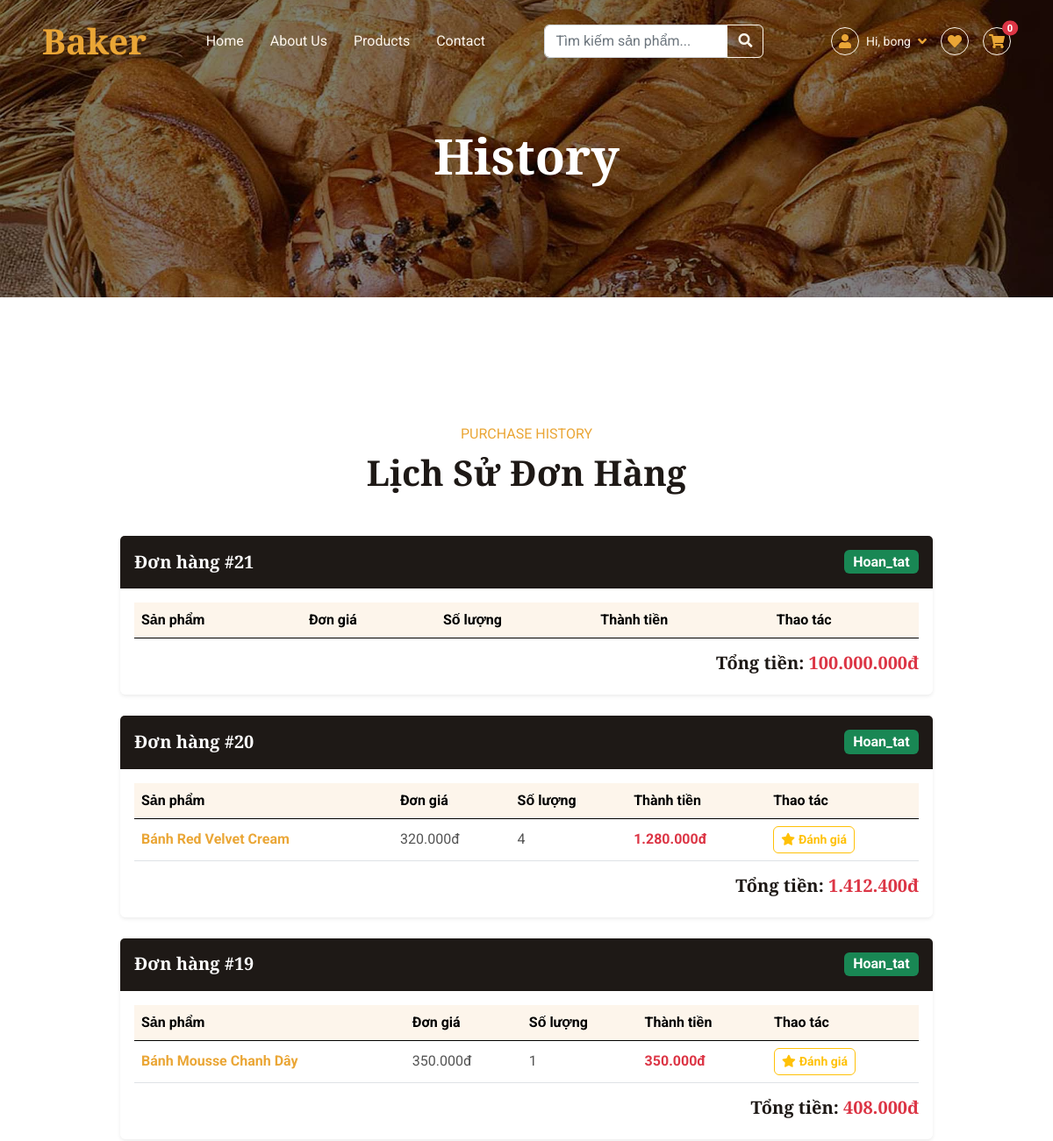
/index.php?page=history (signed in, upper part), run on an earlier commit of the app's database.
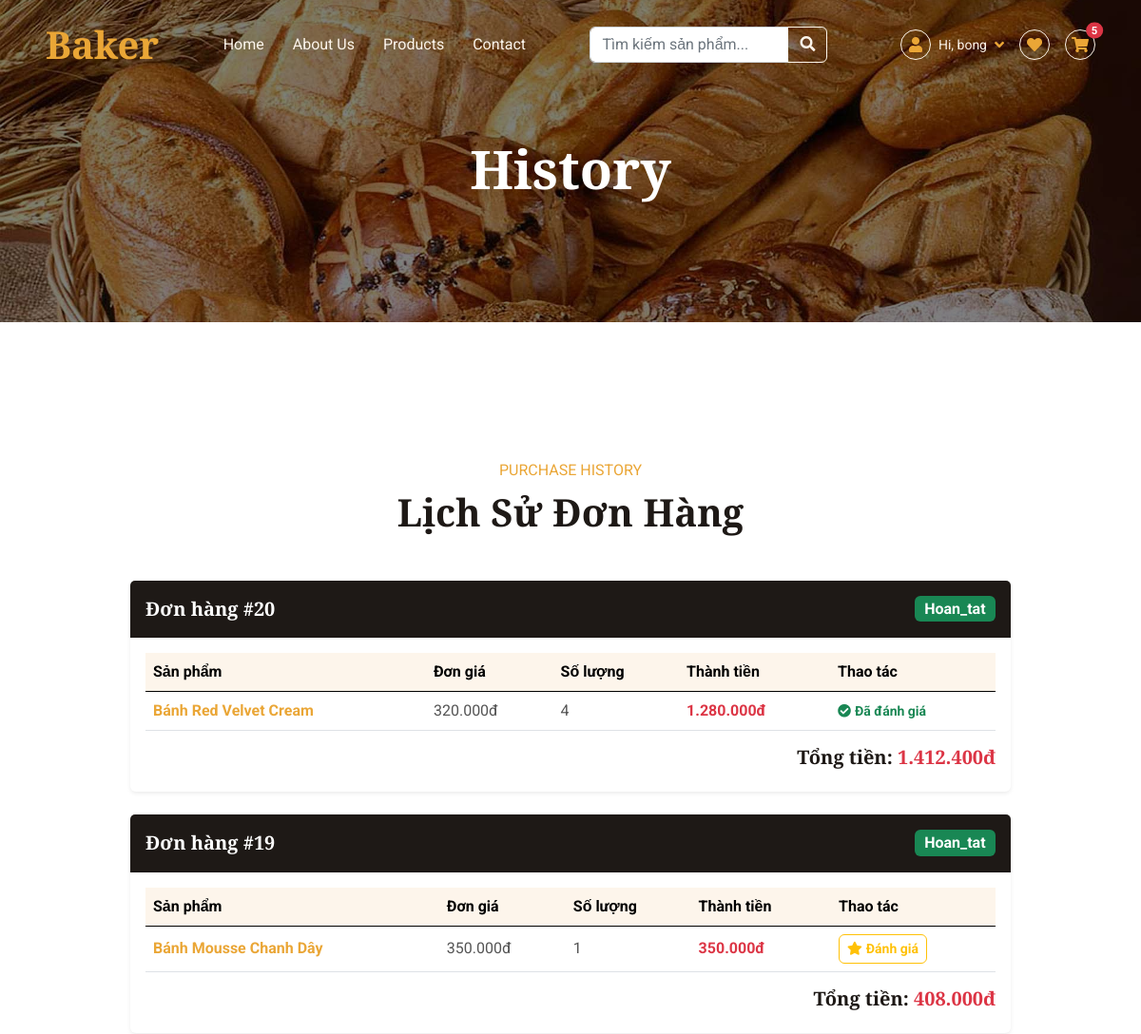
And on a later commit of the database.
### tables this page shows
CREATE TABLE `orders` (
  `order_id` int(11) NOT NULL,
  `customer_id` int(11) DEFAULT NULL,
  `order_date` datetime DEFAULT current_timestamp(),
  `subtotal` decimal(10,2) UNSIGNED NOT NULL,
  `shipping_fee` decimal(10,2) UNSIGNED DEFAULT 0.00,
  `total_amount` decimal(10,2) UNSIGNED NOT NULL,
  `status` enum('Cho_duyet','Dang_giao','Hoan_tat') DEFAULT 'Cho_duyet'
);

CREATE TABLE `orderdetails` (
  `order_id` int(11) NOT NULL,
  `product_id` int(11) NOT NULL,
  `quantity` int(10) UNSIGNED NOT NULL,
  `unit_price` decimal(10,2) UNSIGNED NOT NULL
);

CREATE TABLE `products` (
  `product_id` int(11) NOT NULL,
  `category_id` int(11) DEFAULT NULL,
  `product_name` varchar(255) NOT NULL,
  `price` decimal(10,2) UNSIGNED NOT NULL,
  `description` text DEFAULT NULL,
  `stock_quantity` int(10) UNSIGNED NOT NULL DEFAULT 0,
  `image` varchar(255) NOT NULL,
  `status` tinyint(1) DEFAULT 1
);

### views/history.php (the view, shortened to what the changed rows need)
<?php
$db = Database::getInstance();
$acc_id = $_SESSION['account_id'];
$orders_query = null;
try {
    $orders_query = mysqli_query($db, "SELECT * FROM orders WHERE customer_id = '$acc_id' ORDER BY order_id DESC");
} catch (Exception $e) {
    try {
        $orders_query = mysqli_query($db, "SELECT * FROM orders WHERE account_id = '$acc_id' ORDER BY order_id DESC");
    } catch (Exception $e2) {
    }
}
include 'header.php';
?>
<div class="container-xxl py-5">
    <div class="container">
        <div class="text-center mx-auto mb-5" style="max-width: 500px;">
            <h1 class="display-6 mb-4">Lịch Sử Đơn Hàng</h1>
        </div>
        <div class="row justify-content-center">
            <div class="col-lg-10">
                <?php if ($orders_query && mysqli_num_rows($orders_query) > 0): ?>
                    <?php while ($order = mysqli_fetch_assoc($orders_query)):
                        $o_id = $order['order_id'];
                        $status = $order['status'] ?? 'Pending';
                        $status_lower = strtolower($status);
                        if ($status_lower == 'hoan_tat') { $badge = 'bg-success'; }
                        elseif ($status_lower == 'dang_giao') { $badge = 'bg-info text-dark'; }
                        elseif ($status_lower == 'cho_duyet') { $badge = 'bg-warning text-dark'; }
                        else { $badge = 'bg-secondary'; }
                    ?>
                        <div class="card shadow-sm border-0 mb-4">
                            <div class="card-header bg-dark text-white d-flex justify-content-between align-items-center py-3">
                                <h5 class="mb-0 text-white">Đơn hàng #<?php echo $o_id; ?></h5>
                                <span class="badge <?php echo $badge; ?> fs-6"><?php echo $status; ?></span>
                            </div>
                            <div class="card-body">
                                <table class="table align-middle">
                                    <thead class="table-light">
                                        <tr><th>Sản phẩm</th><th>Đơn giá</th><th>Số lượng</th><th>Thành tiền</th><th>Thao tác</th></tr>
                                    </thead>
                                    <tbody>
                                        <?php
                                        $details_query = mysqli_query($db, "SELECT od.*, p.product_name, p.price as p_price FROM orderdetails od LEFT JOIN products p ON od.product_id = p.product_id WHERE od.order_id = '$o_id'");
                                        while ($item = mysqli_fetch_assoc($details_query)):
                                            $p_id = $item['product_id'];
                                            $p_name = $item['product_name'] ?? 'Sản phẩm';
                                            $item_price = $item['price'] ?? $item['unit_price'] ?? $item['p_price'] ?? 0;
                                            $item_qty = $item['quantity'] ?? 1;
                                            $item_total = $item_price * $item_qty;
                                            $check_review = mysqli_query($db, "SELECT * FROM reviews WHERE account_id='$acc_id' AND order_id='$o_id' AND product_id='$p_id'");
                                            $is_reviewed = mysqli_num_rows($check_review) > 0;
                                        ?>
                                            <tr>
                                                <td class="fw-bold text-primary"><?php echo $p_name; ?></td>
                                                <td><?php echo number_format($item_price, 0, ',', '.'); ?>đ</td>
                                                <td><?php echo $item_qty; ?></td>
                                                <td class="text-danger fw-bold"><?php echo number_format($item_total, 0, ',', '.'); ?>đ</td>
                                                <td>
                                                    <?php if ($status_lower == 'hoan_tat'): ?>
                                                        <?php if ($is_reviewed): ?>
                                                            <span class="text-success small fw-bold"><i class="fas fa-check-circle me-1"></i>Đã đánh giá</span>
                                                        <?php else: ?>
                                                            <button class="btn btn-sm btn-outline-warning fw-bold" onclick="openReviewModal(<?php echo $p_id; ?>, <?php echo $o_id; ?>, '<?php echo addslashes($p_name); ?>')">
                                                                <i class="fas fa-star me-1"></i>Đánh giá
                                                            </button>
                                                        <?php endif; ?>
                                                    <?php else: ?>
                                                        <span class="text-muted small">Chờ nhận hàng</span>
                                                    <?php endif; ?>
                                                </td>
                                            </tr>
                                        <?php endwhile; ?>
                                    </tbody>
                                </table>
                                <div class="text-end mt-3">
                                    <h5 class="fw-bold">Tổng tiền: <span class="text-danger"><?php echo number_format($order['total_amount'], 0, ',', '.'); ?>đ</span></h5>
                                </div>
                            </div>
                        </div>
                    <?php endwhile; ?>
                <?php endif; ?>
            </div>
        </div>
    </div>
</div>
<?php include 'footer.php'; ?>

### views/header.php (shortened to what the changed rows need)
<?php
$cart_count = isset($_SESSION['cart']) ? count($_SESSION['cart']) : 0;
$current_page = isset($_GET['page']) ? $_GET['page'] : 'home';
?>
<!DOCTYPE html>
<html lang="en">
<head>
    <link href="https://cdnjs.cloudflare.com/ajax/libs/font-awesome/5.10.0/css/all.min.css" rel="stylesheet">
    <link href="https://cdn.jsdelivr.net/npm/bootstrap-icons@1.4.1/font/bootstrap-icons.css" rel="stylesheet">
    <link href="assets/lib/animate/animate.min.css" rel="stylesheet">
    <link href="assets/lib/owlcarousel/assets/owl.carousel.min.css" rel="stylesheet">
    <link href="assets/css/bootstrap.min.css" rel="stylesheet">
    <link href="assets/css/style.css" rel="stylesheet">
</head>
<body>
    <nav class="navbar navbar-expand-lg navbar-dark fixed-top py-lg-0 px-lg-5 wow fadeIn" data-wow-delay="0.1s">
        <a href="index.php?page=home" class="navbar-brand ms-4 ms-lg-0">
            <h1 class="text-primary m-0">Baker</h1>
        </a>
        <div class="collapse navbar-collapse" id="navbarCollapse">
            <div class="navbar-nav ms-auto p-4 p-lg-0">
                <div class="ms-4 d-flex align-items-center gap-3">
<?php if (isset($_SESSION['account_id'])): ?>
       <a href="index.php?page=favorites" class="btn btn-outline-light btn-sm-square rounded-circle" title="Yêu thích">
           <i class="fas fa-heart text-primary"></i>
       </a>
       <a href="index.php?page=cart" class="btn btn-outline-light btn-sm-square rounded-circle position-relative" title="Giỏ hàng">
           <i class="fas fa-shopping-cart text-primary"></i>
          <span class="position-absolute top-0 start-100 translate-middle badge rounded-pill bg-danger" style="font-size: 0.7rem; padding: 0.25em 0.5em;">
               <?php echo $cart_count; ?>
           </span>
       </a>
    <?php endif; ?>
</div>
            </div>
        </div>
    </nav>
    <?php if ($current_page != 'home'): ?>
    <div class="container-fluid page-header py-6 wow fadeIn" data-wow-delay="0.1s">
        <div class="container text-center pt-5 pb-3">
            <h1 class="display-4 text-white animated slideInDown mb-3">
                <?php echo ucfirst($current_page); ?>
            </h1>
        </div>
    </div>
    <?php endif; ?>

What changed in the data, as far as the page shows it:
removed orders: order_id "21", status "Hoan_tat", total_amount "100.000.000"
computed for orderdetails "Bánh Red Velvet Cream": text "Đánh giá" → "Đã đánh giá"
Also different on the page:
$cart_count: "0" → "5"
